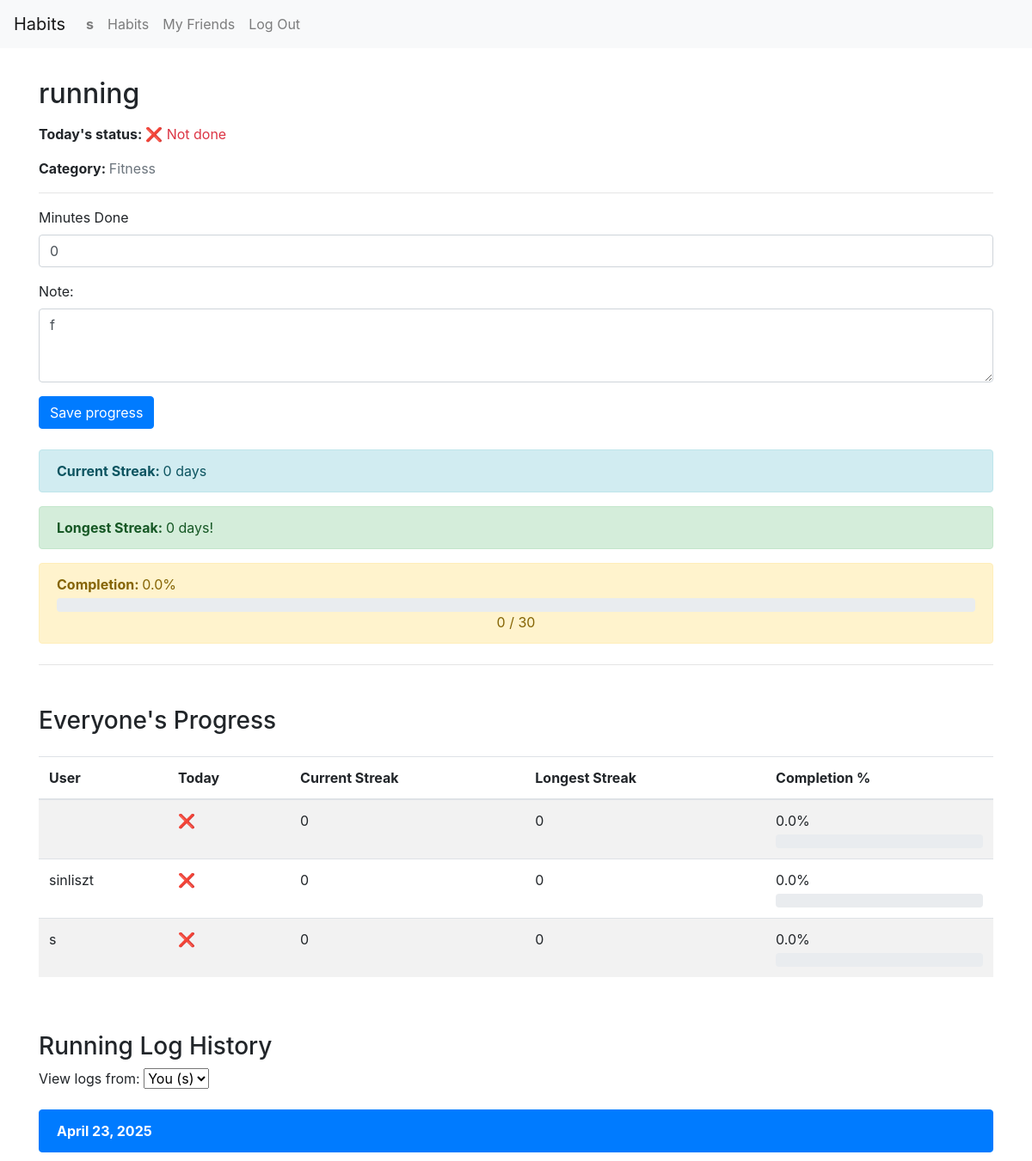
Screenshot of /habit/1/ (signed in) with the database file from the repository.
### tracker/models.py (models this page shows, shortened)
class User(AbstractUser):
    friends = models.ManyToManyField("self", symmetrical=True, blank=True)

class Habit(models.Model):
    name = models.CharField(max_length=100)
    created_at = models.DateField(auto_now_add=True)
    description = models.TextField(blank=True)
    users = models.ManyToManyField(User, related_name="shared_habits")
    owner = models.ForeignKey(User, on_delete=models.CASCADE, related_name="habits_owned", null=True, blank=True)
    target_minutes = models.PositiveIntegerField(default=30)
    category = models.ForeignKey(Category, on_delete=models.CASCADE, related_name='habits')

class Category(models.Model):
    name = models.CharField(max_length=32, unique=True)
    def __str__(self):
        return self.name

class HabitLog(models.Model):
    habit = models.ForeignKey(Habit, on_delete=models.CASCADE, related_name="logs")
    user = models.ForeignKey(User, on_delete=models.CASCADE)
    date = models.DateField(auto_now_add=True)
    completed = models.BooleanField(default=False)
    minutes_done = models.PositiveIntegerField(default=0)
    note = models.TextField(blank=True)
    class Meta:
        unique_together = ("habit", "user", "date")

### tracker/views.py (the view)
# urls.py: path("habit/<int:habit_id>/", views.habit_detail, name="habit_detail"),
@login_required
def habit_detail(request, habit_id):
    habit = get_object_or_404(Habit, id=habit_id, users=request.user)
    if request.user != habit.owner and request.user not in habit.users.all():
        return HttpResponseForbidden("You do not have access to this habit")
    selected_user_id = request.GET.get("user", request.user.id)
    selected_user = get_object_or_404(User, id=selected_user_id)
    logs = HabitLog.objects.filter(habit=habit, user=selected_user).order_by('-date')
    today_minutes = logs.filter(date=date.today()).aggregate(Sum('minutes_done'))['minutes_done__sum'] or 0
    today_done = today_minutes >= habit.target_minutes
    streak_data = get_streaks_and_progress(selected_user, habit) or {
        "current_streak": 0,
        "longest_streak": 0,
        "completion_percent": 0,
    }
    if request.method == 'POST':
        if selected_user == request.user:
            form = HabitLogForm(request.POST)
            if form.is_valid():
                note = form.cleaned_data['note']
                minutes_done = form.cleaned_data["minutes_done"]
                HabitLog.objects.update_or_create(
                    habit=habit,
                    user=request.user,
                    date=date.today(),
                    defaults={
                        "note": note,
                        "minutes_done": minutes_done,
                    }
                )
                return redirect('habit_detail', habit_id=habit.id)
            else:
                form = None
    else:
        if request.user == selected_user:
            try:
                log_today = HabitLog.objects.get(user=request.user, habit=habit, date=date.today())
                minutes_done = log_today.minutes_done
                note = log_today.note
            except HabitLog.DoesNotExist:
                note = ""
                minutes_done = None
            form = HabitLogForm(initial={
            "note": note,
            "minutes_done": minutes_done,
            })
        else:
            form = None
    logs_by_date = []
    for date_value, group in groupby(logs, key=attrgetter("date")):
        logs_by_date.append({
            "date": date_value,
            "logs": list(group),
        })
    for entry in logs_by_date:
        total = sum(log.minutes_done for log in entry['logs'])
        entry['total_minutes'] = total
    all_users = [habit.owner] + list(habit.users.all())
    everyone_progress = []
    for user in all_users:
        logs_for_user = HabitLog.objects.filter(habit=habit, user=user)
        streak = get_streaks_and_progress(user, habit) or {
            "current_streak": 0,
            "longest_streak": 0,
            "completion_percent": 0,
        }
        today_minutes = logs.filter(date=date.today()).aggregate(Sum("minutes_done"))["minutes_done__sum"] or 0
        today_done = today_minutes >= habit.target_minutes
        everyone_progress.append({
            "user": user,
            "current_streak": streak["current_streak"],
            "longest_streak": streak["longest_streak"],
            "completion_percent": streak["completion_percent"],
            "today_done": today_done,
        })
    return render(request, 'tracker/habit_detail.html', {
        "habit": habit,
        "logs_by_date": logs,
        "today_minutes": today_minutes,
        "today_done": today_done,
        "form": form,
        "streak": streak_data,
        "shared_users": habit.users.exclude(id=request.user.id),
        "selected_user": selected_user,
        "everyone_progress": everyone_progress,
    })

### tracker/forms.py
class HabitLogForm(forms.ModelForm):
    class Meta:
        model = HabitLog
        fields = ["minutes_done", "note"]
        widgets = {
            "note": forms.Textarea(attrs ={
                "class": "form-control",
                "rows": 3,
                "placeholder": "Write a quick note (optional)",
            }),
            "minutes_done": forms.NumberInput(attrs={
                "class": "form-control",
                "min": 0,
                "max": 180,
            })
        }

### tracker/views.py (called while the page is built)
def get_streaks_and_progress(user, habit):
    logs = HabitLog.objects.filter(user=user, habit=habit)
    start_date = habit.created_at
    target_minutes = habit.target_minutes
    streak_data = calculate_streaks(logs, start_date, target_minutes)
    return streak_data

### tracker/templates/tracker/habit_detail.html (shortened to what this page needs)
{% extends "tracker/layout.html" %}
{% load static %}
{% block body %}
    <div class="container mt-4">
        <h2 class="mb-3">{{ habit.name }}</h2>
        <p>
            <strong>Today's status: </strong>
            {% if today_done %}
                <span class="text-success">✅ Done</span>
            {% else %}
                <span class="text-danger">❌ Not done</span>
            {% endif %}
        </p>
        <p>
            <strong>Category: </strong>
            <span class="text-muted">{{ habit.category }}</span>
        </p>
        <hr>
        {% if form %}
            <form method="post" class="mb-4">
                <div class="mb-3">
                    <label for="{{ form.minutes_done.id_for_label }}">Minutes Done</label>
                    {{ form.minutes_done }}
                </div>
                <div class="mb-3">
                    <label for="{{ form.note.id_for_label}}">Note: </label>
                    {{ form.note }}
                </div>
                <button type="submit" class="btn btn-primary">Save progress</button>
            </form>
        {% endif %}
        <div class="mb-4">
            <div class="alert alert-info">
                <strong>Current Streak: </strong>{{ streak.current_streak }} days
            </div>
            <div class="alert alert-success">
                <strong>Longest Streak: </strong>{{ streak.longest_streak }} days!
            </div>
            <div class="alert alert-warning">
                <strong>Completion: </strong><span id="completion">{{ streak.completion_percent }}</span>%
                <div class="progress mt-1">
                </div>
                <div class="text-center justify-content-between">
                    {{ today_minutes }} / {{ habit.target_minutes }}
                </div>
            </div>
        </div>
        <hr>
        <h3 class="mt-5">Everyone's Progress</h3>
        <div class="table-responsive">
            <table class="table table-striped mt-3">
                <thead>
                    <tr>
                        <th>User</th>
                        <th>Today</th>
                        <th>Current Streak</th>
                        <th>Longest Streak</th>
                        <th>Completion %</th>
                    </tr>
                </thead>
                <tbody>
                    {% for progress in everyone_progress %}
                        <tr>
                            <td>{{ progress.user.username }}</td>
                            <td>
                                {% if progress.today_done %}
                                    <span class="text-success">✅</span>
                                {% else %}
                                    <span class="text-danger">❌</span>
                                {% endif %}
                            </td>
                            <td>{{ progress.current_streak }}</td>
                            <td>{{ progress.longest_streak }}</td>
                            <td>
                                {{ progress.completion_percent }}%
                                <div class="progress mt-1">
                                </div>
                            </td>
                        </tr>
                    {% endfor %}
                </tbody>
            </table>
        </div>
        <h3 class="mb-2 mt-5">Running Log History</h3>
        <form method="get" class="mb-3">
            <label for="user">View logs from:</label>
            <select name="user" id="user" onchange="this.form.submit()" class="form-select w-auto d-inline-block ms-2">
                <option value="{{ request.user.id }}" {% if selected_user.id == request.user.id %}selected{% endif %}>
                    You ({{ request.user.username }})
                </option>
            </select>
        </form>
        <ul class="list-group">
            {% for entry in logs_by_date %}
                <li class="list-group-item active">
                    <strong>{{ entry.date }}</strong>
                </li>
            {% empty %}
                <li class="list-group-item text-muted">No entries yet.</li>
            {% endfor %}
        </ul>
    </div>
{% endblock %}

### tracker/templates/tracker/layout.html (shortened to what this page needs)
{% load static %}
<!DOCTYPE html>
<html lang="en">
    <head>
        <link rel="stylesheet" href="https://stackpath.bootstrapcdn.com/bootstrap/4.4.1/css/bootstrap.min.css">
        <link href="{% static 'tracker/styles.css' %}" rel="stylesheet">
    </head>
    <body>
        <nav class="navbar navbar-expand-lg navbar-light bg-light">
            <a class="navbar-brand" href="#">Habits</a>
            <div>
              <ul class="navbar-nav mr-auto">
                {% if user.is_authenticated %}
                    <li class="nav-item">
                        <a class="nav-link" href="#"><strong>{{ user.username }}</strong></a>
                    </li>
                {% endif %}
                <li class="nav-item">
                  <a class="nav-link" href="{% url 'index' %}">Habits</a>
                </li>
                {% if user.is_authenticated %}
                    <li class="nav-item">
                        <a class="nav-link" href="{% url 'friends_list' %}">My Friends</a>
                    </li>
                    <li class="nav-item">
                        <a class="nav-link" href="{% url 'logout' %}">Log Out</a>
                    </li>
                {% endif %}
              </ul>
            </div>
          </nav>
        <div class="body">
            {% block body %}
            {% endblock %}
        </div>
    </body>
</html>

### tracker/static/tracker/styles.css (style rules this page uses)
.body { padding: 10px; }

### rows the page displays
User: username "s", user.username "s", current_streak "0", longest_streak "0", completion_percent "0.0", user "You (s)"
Habit: name "running", category "Fitness", target_minutes "30"
User: user.username "sinliszt", current_streak "0", longest_streak "0", completion_percent "0.0"
HabitLog: date "April 23, 2025"

### other values shown
{{ streak.current_streak }} "0"
{{ streak.longest_streak }} "0"
{{ streak.completion_percent }} "0.0"
{{ today_minutes }} "0"
{{ progress.current_streak }} "0"
{{ progress.longest_streak }} "0"
{{ progress.completion_percent }} "0.0"
